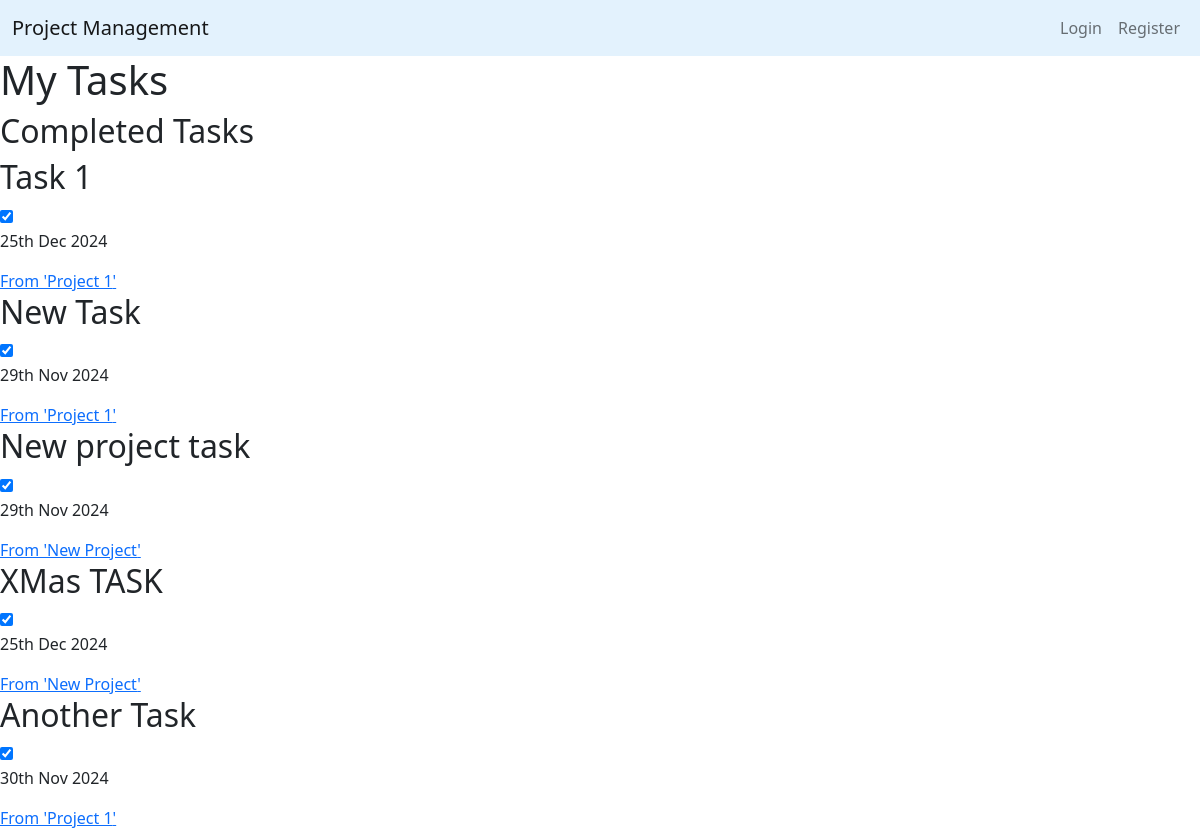
The page /tasks/ on the database as committed earlier.
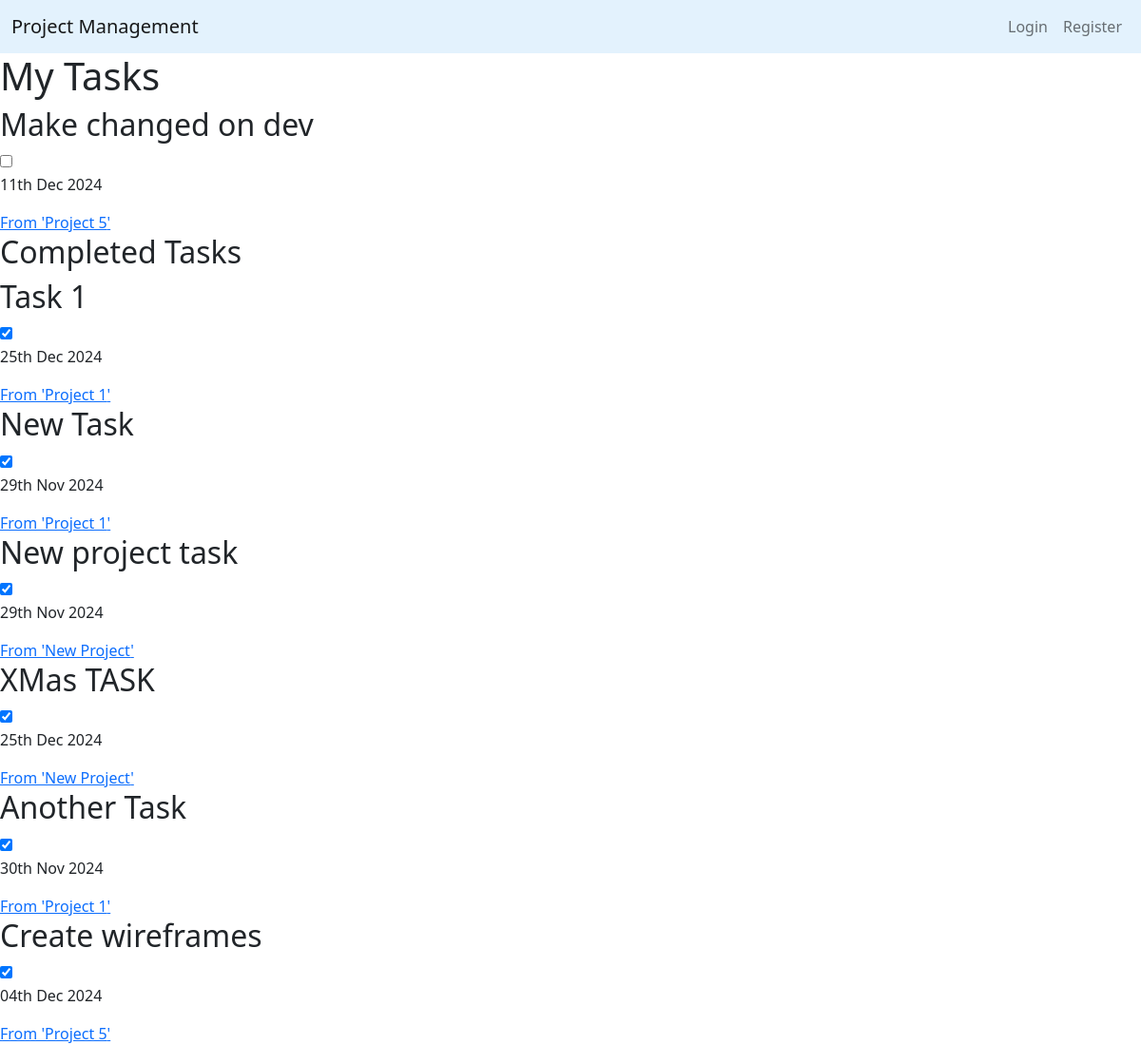
The same page on the database as committed later.
### tasks/models.py (models this page shows, shortened)
class Task(models.Model):
    name = models.CharField(max_length=200)
    due_date = models.DateField(default= date.today() + timedelta(1))
    assigned_to = models.ForeignKey(User, on_delete=models.SET_NULL, null=True)
    complete = models.BooleanField(default=False)
    project = models.ForeignKey(Project, on_delete=models.CASCADE, related_name='tasks')

### projects/models.py (models this page shows, shortened)
class Project(models.Model):
    STATUS_CHOICES = [
        ('Not Started', 'Not Started'),
        ('In Progress', 'In Progress'),
        ('Completed', 'Completed'),
    ]
    name = models.CharField(max_length=200)
    description = models.TextField()
    created_by = models.ForeignKey(User, on_delete=models.CASCADE)
    start_date = models.DateField(default=date.today)
    end_date = models.DateField(default= date.today() + timedelta(1))
    completion_date = models.DateField(null=True)
    team_members = models.ManyToManyField(User, related_name='projects')
    status = models.CharField(max_length=50, choices=STATUS_CHOICES, default='Not Started')

### tasks/views.py (the view, shortened to what this page needs)
# urls.py: path('', TaskListView.as_view(), name='task-home'),
class TaskListView(ListView):
    model = Task
    context_object_name = 'tasks'
    def get_context_data(self, **kwargs):
        context = super().get_context_data(**kwargs)
        context['completed_tasks'] = Task.objects.filter(complete=True)
        context['incomplete_tasks'] = Task.objects.filter(complete=False)
        return context

### tasks/templates/tasks/task_list.html (shortened to what this page needs)
{% extends "projects/base.html" %}
{% block content %}
    <h1>My Tasks</h1>
    {% for task in incomplete_tasks %}
        <h2>{{ task.name }}</h2>
        <form method="post" action="{% url 'task-home' %}" style="display: inline;">
            <input
                type="checkbox"
                name="complete"
                onchange="this.form.submit();">
        </form>
        <p>{{ task.due_date|date:'dS M Y' }}</p>
        <a href="{% url 'project-detail' task.project.id %}">
            <span>From '{{ task.project.name }}'</span>
        </a>
    {% endfor %}
    <h2>Completed Tasks</h2>
    {% for task in completed_tasks %}
    <h2>{{ task.name }}</h2>
    <form method="post" action="{% url 'task-home' %}" style="display: inline;">
        <input
            type="checkbox"
            name="complete"
            {% if task.complete %} checked {% endif %}
            onchange="this.form.submit();">
    </form>
    <p>{{ task.due_date|date:'dS M Y' }}</p>
    <a href="{% url 'project-detail' task.project.id %}">
        <span>From '{{ task.project.name }}'</span>
    </a>
{% endfor %}
{% endblock content %}

### projects/templates/projects/base.html (shortened to what this page needs)
<!DOCTYPE html>
<html lang="en">
<head>
    <link href="https://cdn.jsdelivr.net/npm/bootstrap@5.0.2/dist/css/bootstrap.min.css" rel="stylesheet">
</head>
<body>
    <div class="col-md-12">
        <nav class="navbar navbar-expand-lg navbar-light" style="background-color: #e3f2fd;">
            <div class="container-fluid">
                <a class="navbar-brand" href="{% url 'project-home' %}">Project Management</a>
                <div class="collapse navbar-collapse justify-content-end" id="navbarNavDropdown">
                    <ul class="navbar-nav">
                        {% if user.is_authenticated %}
                            <span class="navbar-text mx-2">Hello, {{ user.username }}!</span>
                            <li class="nav-item dropdown">
                                <a class="nav-link dropdown-toggle mx-2" href="#" id="navbarDropdown" role="button" data-bs-toggle="dropdown" aria-expanded="false">
                                    Projects
                                </a>
                                <ul class="dropdown-menu" aria-labelledby="navbarDropdown">
                                    <li><a class="dropdown-item" href="{% url 'project-home' %}">My Projects</a></li>
                                    <li><a class="dropdown-item" href="{% url 'project-create' %}">New Project</a></li>
                                </ul>
                            </li>
                            <li class="nav-item mx-2">
                                <a class="nav-link" href="{% url 'task-home' %}">To-do</a>
                            </li>
                            <li class="nav-item mx-2">
                                <a class="nav-link" href="{% url 'profile' %}">Profile</a>
                            </li>
                            <form method="POST" action="{% url 'logout' %}" class="form-inline nav-item">
                                {% csrf_token %}
                                <button type="submit" class="btn btn-link nav-link btn-secondary mx-2">
                                    Logout
                                </button>
                            </form>
                        {% else %}
                            <li class="nav-item">
                                <a class="nav-link" href="{% url 'login' %}">Login</a>
                            </li>
                            <li class="nav-item">
                                <a class="nav-link" href="{% url 'register' %}">Register</a>
                            </li>
                        {% endif %}
                    </ul>
                </div>
            </div>
          </nav>
        {% block content %}{% endblock %}
    </div>
</body>
</html>

Rows that differ between the two databases and show on the page:
added Task: name "Make changed on dev", due_date "11th Dec 2024", project.name "Project 5", shown under "My Tasks"
added Task: name "Create wireframes", complete "☑", due_date "04th Dec 2024", project.name "Project 5", shown under "Completed Tasks"
